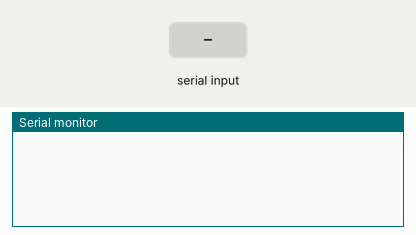
Bench run of a sketch on a simulated Arduino Uno, built with avr-gcc and run on an emulated ATmega328P. Parts: the last lines printed to the serial monitor. Inputs (shaded band) come from the test bench.

Above: at 1.2 s.
1.3 s: "90,45\n" received over Serial
At 2.5 s:
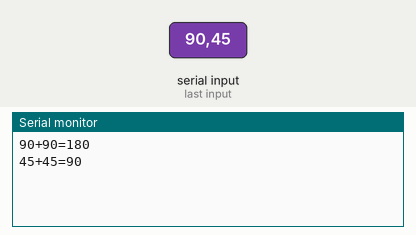
2.8 s: "30,150\n" received over Serial
At 3.9 s:
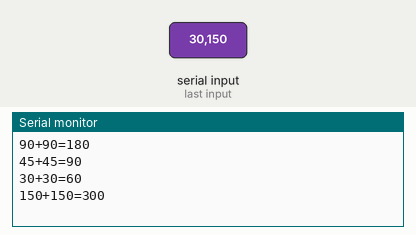
Timing chart, 0 to 5.8 s (numbered marks = the images above; inputs shaded):
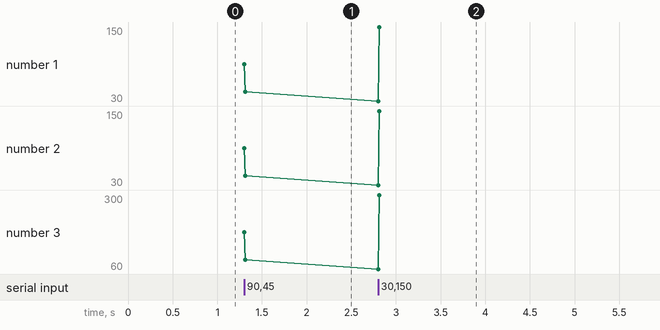

The sketch:

SERIAL_ILETISIM.ino
```cpp
int a,b,sonuc,asfa;
int derece;

void setup() {
  Serial.begin(9600);
}
void loop() {

  if(Serial.available()>0)
  {
    asfa=Serial.parseInt();//Serialden girilen değer tam sayı yapılıyor.
    //Formüle gerek yok.
    //derece=derece*10+(asfa-48);//Formüllü tamsayı yapmak.
  }

  if(asfa>0)
  {
  a=asfa;
  b=asfa;
  sonuc=a+b;
  Serial.print(a);
  Serial.print("+");
  Serial.print(b);
  Serial.print("=");
  Serial.println(sonuc);
  }
  asfa=0;
}
```

Measured:
- after the input at 1.3 s, the serial monitor: prints a new line at once (image 1)
- after the input at 2.8 s, the serial monitor: prints a new line at once (image 2)
- plotted number 1: 45 → 150 after the input at 2.8 s
- plotted number 2: 45 → 150 after the input at 2.8 s
- plotted number 3: 90 → 300 after the input at 2.8 s
